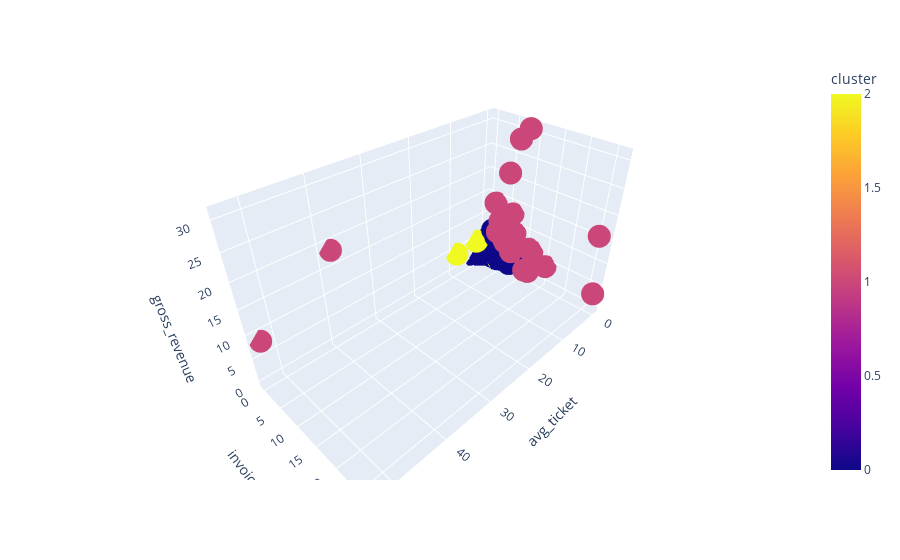

This figure's notebook cell:
### Markdown cell above
## <font color = 'b'> 9.1. Visualization Inspection </f>

### Code cell
fig = px.scatter_3d(df9,x='avg_ticket',y='invoice_no',z='gross_revenue',color='cluster')
fig.show()


# visualizer = SilhouetteVisualizer(kmeans,color='yellowbrick')
# visualizer.fit(X)
# visualizer.finalize()

### Figure 1 — Plotly figure (JSON) as saved in the notebook; plotly's stock layout.template omitted (floating-point values rounded to 4 significant figures; data arrays with more than 128 entries replaced by an {"elided": "..."} marker saying what was removed)
{"data": [{"hovertemplate": "avg_ticket=%{x}<br>invoice_no=%{y}<br>gross_revenue=%{z}<br>cluster=%{marker.color}<extra></extra>", "legendgroup": "", "marker": {"color": {"elided": "4338 int values"}, "coloraxis": "coloraxis", "symbol": "circle"}, "mode": "markers", "name": "", "scene": "scene", "showlegend": false, "type": "scatter3d", "x": {"elided": "4338 float values"}, "y": {"elided": "4338 float values"}, "z": {"elided": "4338 float values"}}], "layout": {"coloraxis": {"colorbar": {"title": {"text": "cluster"}}, "colorscale": [[0, "#0d0887"], [0.1111, "#46039f"], [0.2222, "#7201a8"], [0.3333, "#9c179e"], [0.4444, "#bd3786"], [0.5556, "#d8576b"], [0.6667, "#ed7953"], [0.7778, "#fb9f3a"], [0.8889, "#fdca26"], [1, "#f0f921"]]}, "legend": {"tracegroupgap": 0}, "margin": {"t": 60}, "scene": {"domain": {"x": [0, 1], "y": [0, 1]}, "xaxis": {"title": {"text": "avg_ticket"}}, "yaxis": {"title": {"text": "invoice_no"}}, "zaxis": {"title": {"text": "gross_revenue"}}}}}
